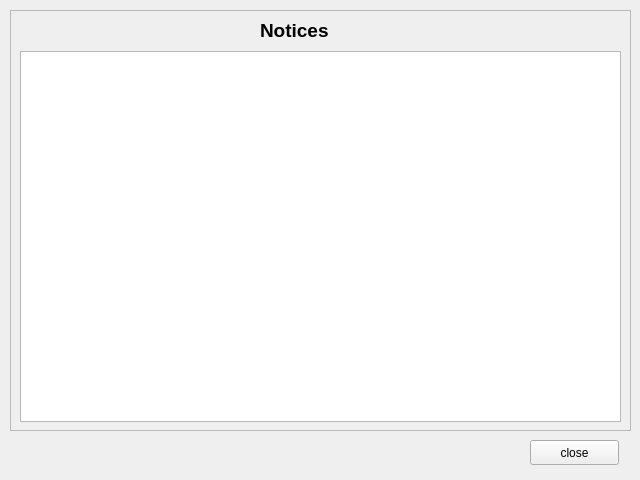
<?xml version="1.0" encoding="UTF-8"?>
<ui version="4.0">
 <class>Form</class>
 <widget class="QWidget" name="Form">
  <property name="geometry">
   <rect>
    <x>0</x>
    <y>0</y>
    <width>640</width>
    <height>480</height>
   </rect>
  </property>
  <property name="windowTitle">
   <string>Notices</string>
  </property>
  <widget class="QFrame" name="frame">
   <property name="geometry">
    <rect>
     <x>10</x>
     <y>10</y>
     <width>621</width>
     <height>421</height>
    </rect>
   </property>
   <property name="frameShape">
    <enum>QFrame::StyledPanel</enum>
   </property>
   <property name="frameShadow">
    <enum>QFrame::Raised</enum>
   </property>
   <widget class="QLabel" name="noticeListLabel">
    <property name="geometry">
     <rect>
      <x>250</x>
      <y>0</y>
      <width>131</width>
      <height>41</height>
     </rect>
    </property>
    <property name="styleSheet">
     <string notr="true">font-size:14pt;
font-weight: bold;</string>
    </property>
    <property name="text">
     <string>Notices</string>
    </property>
   </widget>
   <widget class="QTableWidget" name="tableWidget">
    <property name="geometry">
     <rect>
      <x>10</x>
      <y>41</y>
      <width>601</width>
      <height>371</height>
     </rect>
    </property>
   </widget>
  </widget>
  <widget class="QPushButton" name="okbutton">
   <property name="geometry">
    <rect>
     <x>530</x>
     <y>440</y>
     <width>89</width>
     <height>25</height>
    </rect>
   </property>
   <property name="text">
    <string>close</string>
   </property>
  </widget>
 </widget>
 <resources/>
 <connections/>
</ui>
